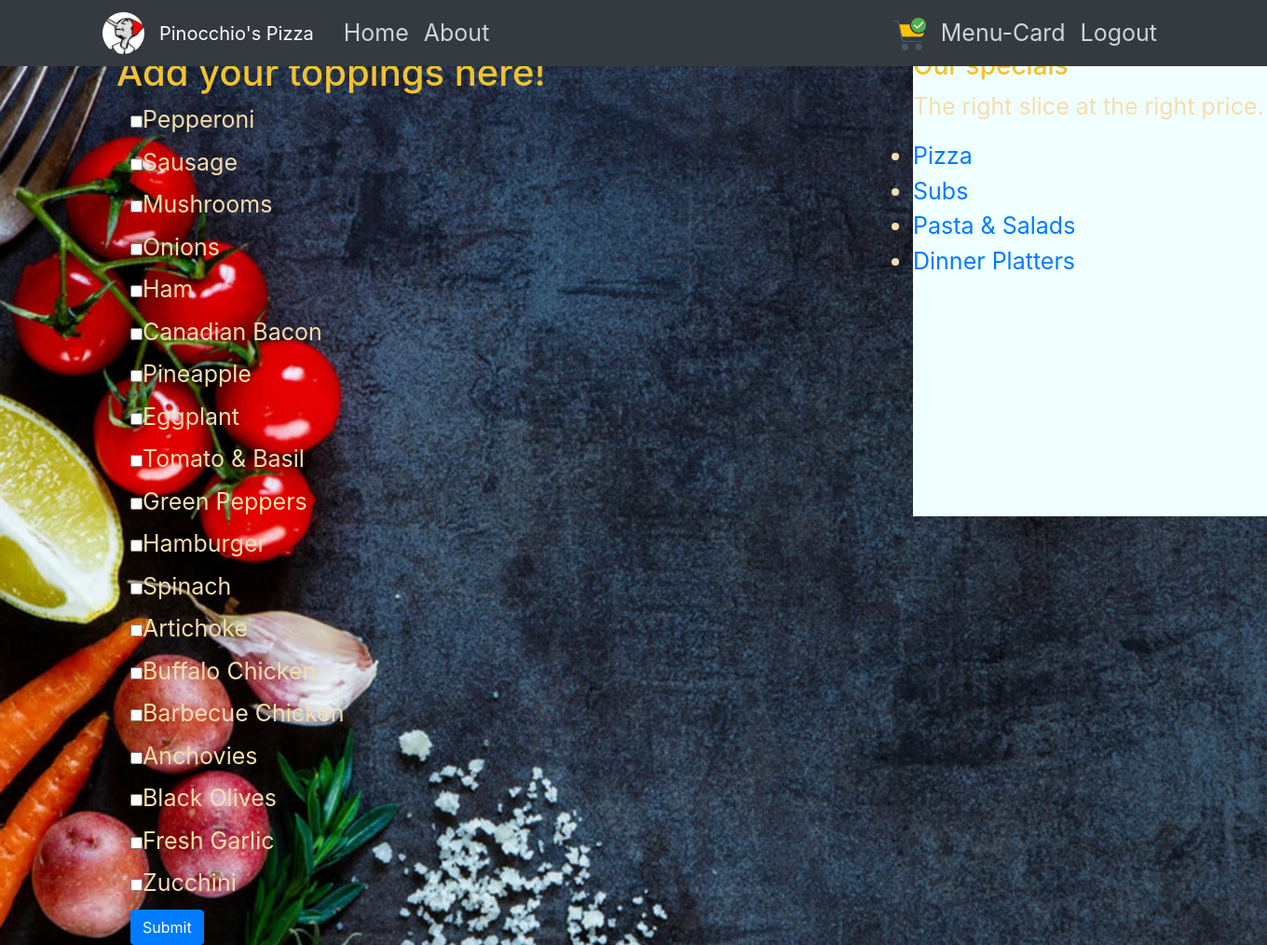
The app's page /toppings/Regular Pizza/Cheese/ (signed in) with its own data.
### orders/models.py (models this page shows, shortened)
class Topping(models.Model):
    name = models.CharField(max_length=30)

### orders/views.py (the view)
# urls.py: path('toppings/<str:category>/<str:name>/', views.toppings,name='toppings'),
def toppings(request,category,name):
    context = {
        "toppings":Topping.objects.all()
    }
    return render(request, "orders/toppings.html",context)

### orders/templates/orders/toppings.html (shortened to what this page needs)
{% extends "orders/base.html" %}
{% block content%}
    <h1>Add your toppings here!</h1>
    <div class="container" >
        <form>{% csrf_token %}
            {%for t in toppings %}
            <div class="checkbox"  id="myCheck" >
                <label><input type="checkbox" value="{{t.name}}" class="lead">{{t.name}}</label>
              </div>
        {%endfor%}
          </form>
          <button class="btn btn-primary">Submit</button>
       </div>
{% endblock content %}

### orders/static/orders/main.css (style rules this page uses)
body, html { background-repeat: no-repeat; margin-top: 2%; height: 100%; }
h1, h2, h3, h4, h5, h6 { color: #f1c32c; }

### orders/templates/orders/toppings.html (style rules this page uses)
* { margin: 0; padding: 0; }
body { color: rgb(245, 222, 173);font-size: 25px; }

### records on screen
Topping: name "Pepperoni"
Topping: name "Sausage"
Topping: name "Mushrooms"
Topping: name "Onions"
Topping: name "Ham"
Topping: name "Canadian Bacon"
Topping: name "Pineapple"
Topping: name "Eggplant"
Topping: name "Tomato & Basil"
Topping: name "Green Peppers"
Topping: name "Hamburger"
Topping: name "Spinach"
Topping: name "Artichoke"
Topping: name "Buffalo Chicken"
Topping: name "Barbecue Chicken"
Topping: name "Anchovies"
Topping: name "Black Olives"
Topping: name "Fresh Garlic"
Topping: name "Zucchini"
